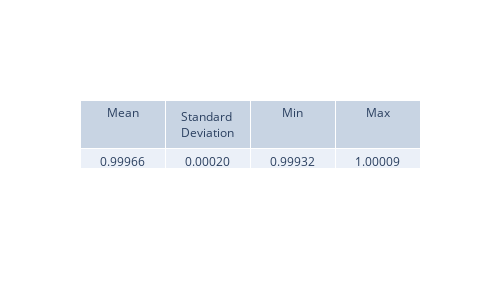

The notebook cell saved with this chart:
### Code cell
from scipy.integrate import simpson

norms = []

for i in range(2000):
    psi_sq_i = psi_real_pinn[:, i] ** 2 + psi_img_pinn[:, i] ** 2
    normalization = simpson(psi_sq_i, x=x_values)
    normalization_monte = np.mean(psi_sq_i) * (x_max - x_min)
    norms.append(normalization)
    
view_metrics(np.array(norms))

fig, ax = plt.subplots(figsize=(8, 5), dpi=200)

ax.plot(t_values, norms, '-', label='Normalization')
ax.axhline(1.0, color='red', linestyle='--', label='Expected = 1')

ax.yaxis.get_major_formatter().set_useOffset(False)

ax.set_xlabel('Time')
ax.set_ylabel('Normalization')
ax.set_title('Wavefunction Normalization Over Time')
ax.legend()
ax.grid(True)

plt.tight_layout()
plt.show()

### Figure 1 — Plotly figure (JSON) as saved in the notebook; plotly's stock layout.template omitted (floating-point values rounded to 4 significant figures)
{"data": [{"cells": {"values": [["0.99966"], ["0.00020"], ["0.99932"], ["1.00009"]]}, "header": {"values": ["Mean", "Standard Deviation", "Min", "Max"]}, "type": "table"}], "layout": {"height": 300, "width": 500}}
